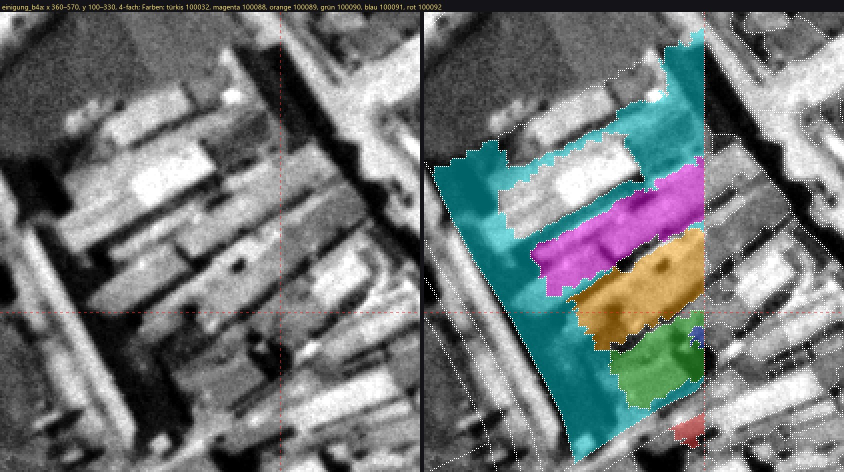
#> input picture wuensche/2026-11-18-landseg-historisch-3/einigung/runde1/abgaben/A-02/einigung_03.jpg, 1688 x 944 px, given in place of H0.png, which was not available (shown at 1/2 size)
$ python ausschnitt.py
#> lines starting #> are read from the running program, lines starting #| are printed output that depends on the picture
from PIL import Image, ImageDraw
import sys
H0 = "C:/Users/Phil/Developement/Victor/daten/landseg/H0/H0.png"
OUT = "C:/Users/Phil/Developement/Victor/wuensche/2026-11-18-landseg-historisch-3/einigung/runde1/abgaben/B-04/"
im = Image.open(H0).convert("RGB")
#> im is the input picture: PIL image 1688x944 RGB; mean R, G, B 113.2, 118, 118.5
def crop(name, x0, y0, x1, y1, f, linien=()):
#> called with name = 'einigung_01.jpg', x0 = 380, y0 = 380, x1 = 640, y1 = 640, f = 5
    c = im.crop((x0, y0, x1, y1)).resize(((x1 - x0) * f, (y1 - y0) * f), Image.NEAREST)
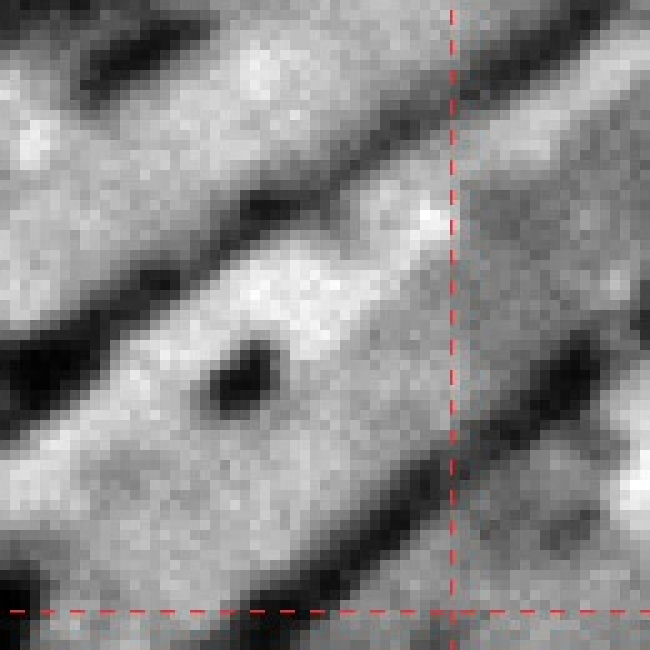
#> c: PIL image 1300x1300 RGB (shown at 1/2 size); mean R, G, B 137.3, 136.5, 136.5
    d = ImageDraw.Draw(c)
    for (ax, ay, bx, by) in linien:
        d.line(((ax - x0) * f, (ay - y0) * f, (bx - x0) * f, (by - y0) * f), fill=(255, 220, 0), width=1)
    c.save(OUT + name, quality=90)
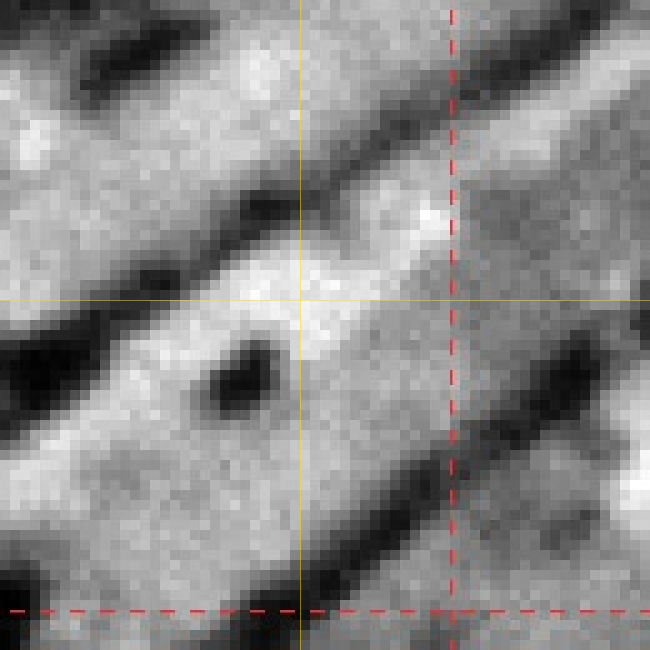
#> saved as einigung_01.jpg: PIL image 1300x1300 RGB (shown at 1/2 size); mean R, G, B 137.5, 136.6, 136.3
    print(name, c.size)
#| einigung_01.jpg (1300, 1300)
crop("einigung_01.jpg", 380, 380, 640, 640, 5, [(500, 380, 500, 640), (380, 500, 640, 500)])
crop("einigung_07.jpg", 0, 640, 260, 860, 6, [(0, 750, 260, 750)])
#> call 2 of crop, with name = 'einigung_07.jpg', x0 = 0, y0 = 640, x1 = 260, y1 = 860, f = 6
#> in crop (call 2), `c = im.crop((x0, y0, x1, y1)).resize(((x1 - x0) * f, (y1 - y0) * f), I..`:
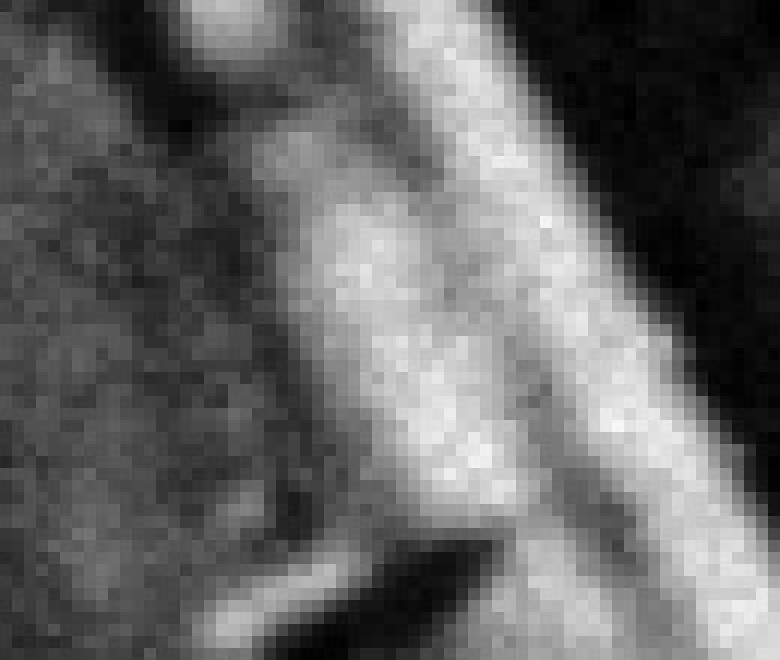
#> c: PIL image 1560x1320 RGB (shown at 1/2 size); mean R, G, B 100.8, 100.8, 100.8
#| einigung_07.jpg (1560, 1320)
crop("einigung_02.jpg", 440, 420, 560, 560, 10, [(500, 420, 500, 560), (440, 500, 560, 500)])
#> call 3 of crop, with name = 'einigung_02.jpg', x0 = 440, y0 = 420, x1 = 560, y1 = 560, f = 10
#> in crop (call 3), `c = im.crop((x0, y0, x1, y1)).resize(((x1 - x0) * f, (y1 - y0) * f), I..`:
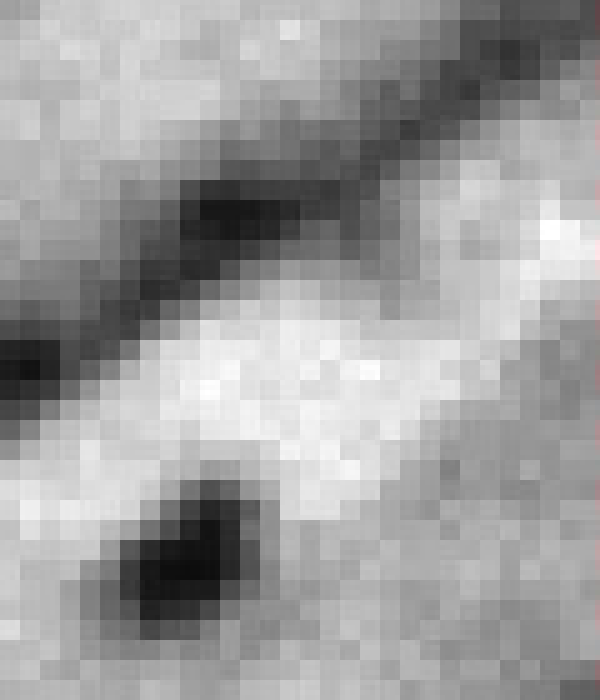
#> c: PIL image 1200x1400 RGB (shown at 1/2 size); mean R, G, B 157.9, 157.7, 157.8
#> in crop (call 3), `c.save(OUT + name, quality=90)`:
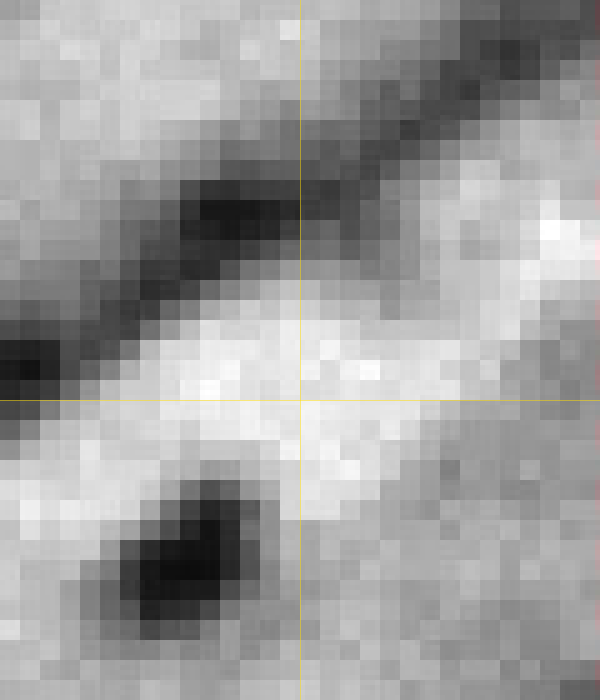
#> saved as einigung_02.jpg: PIL image 1200x1400 RGB (shown at 1/2 size); mean R, G, B 158, 157.8, 157.5
#| einigung_02.jpg (1200, 1400)

$ run again, on wuensche/2026-11-18-landseg-historisch-3/einigung/runde1/abgaben/A-02/einigung_06.jpg
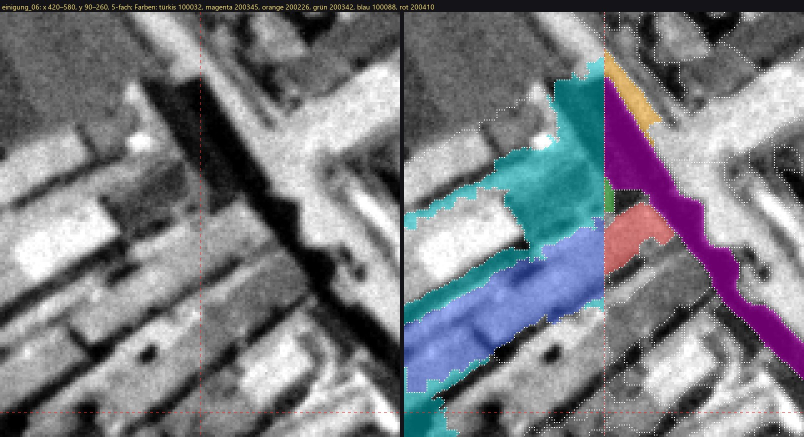
#> input picture wuensche/2026-11-18-landseg-historisch-3/einigung/runde1/abgaben/A-02/einigung_06.jpg, 1608 x 874 px, given in place of H0.png, which was not available (shown at 1/2 size)
#> im is the input picture: PIL image 1608x874 RGB; mean R, G, B 122.1, 123.8, 129.7
#> in crop, `c.save(OUT + name, quality=90)`:
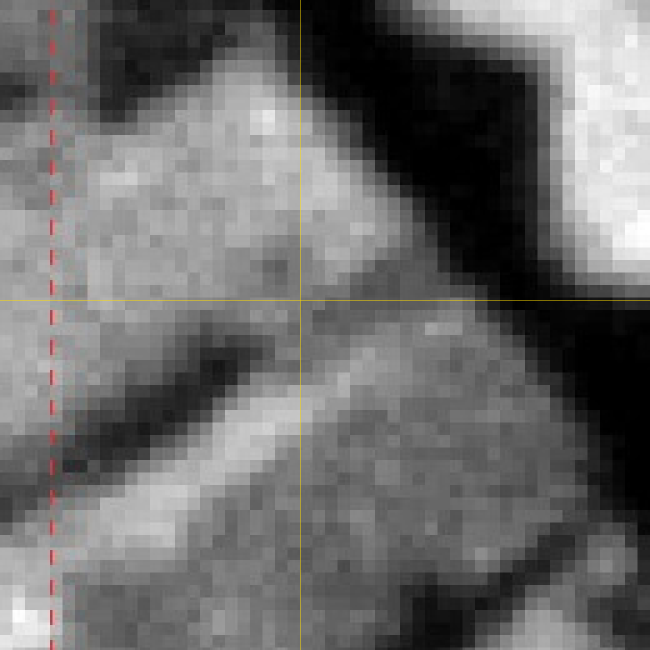
#> saved as einigung_01.jpg: PIL image 1300x1300 RGB (shown at 1/2 size); mean R, G, B 107.5, 107.1, 106.7
#| einigung_01.jpg (1300, 1300)
#> c: PIL image 1560x1320 RGB
#| einigung_07.jpg (1560, 1320)
#> in crop (call 3), `c = im.crop((x0, y0, x1, y1)).resize(((x1 - x0) * f, (y1 - y0) * f), I..`:
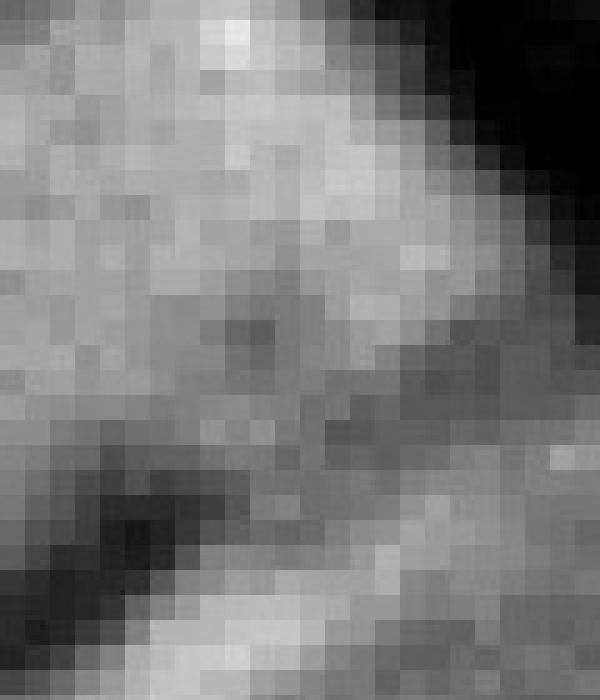
#> c: PIL image 1200x1400 RGB (shown at 1/2 size); min 0, max 233, mean 121.5
#| einigung_02.jpg (1200, 1400)
